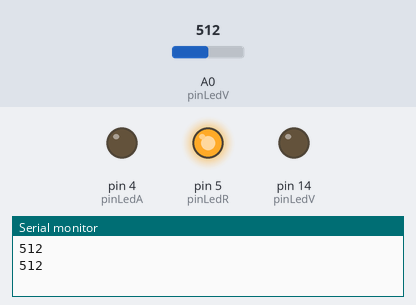
A sketch run on a simulated Arduino Uno, built with avr-gcc and run on an emulated ATmega328P. Shown: output pins drawn as LEDs (lit = HIGH), the last lines printed to the serial monitor. The test bench sets the inputs (shaded band); at power-on: A0 (pinLedV) = 512.

Above: at 2.8 s.
2.9 s: A0 (pinLedV) set to 803
5.6 s: A0 (pinLedV) set to 827
At 7.0 s:
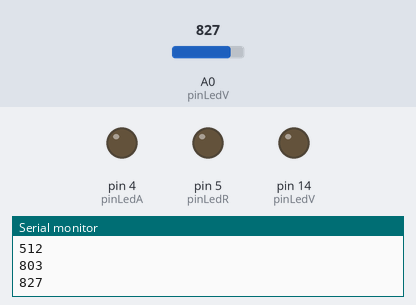
8.3 s: A0 (pinLedV) set to 900
At 11.2 s:
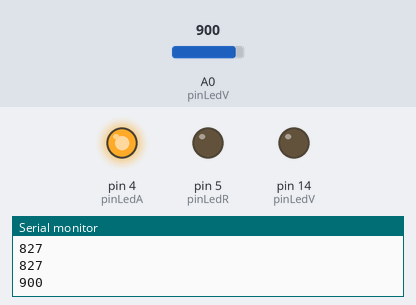
11.5 s: A0 (pinLedV) set to 989
14.2 s: A0 (pinLedV) set to 999
At 17.1 s:
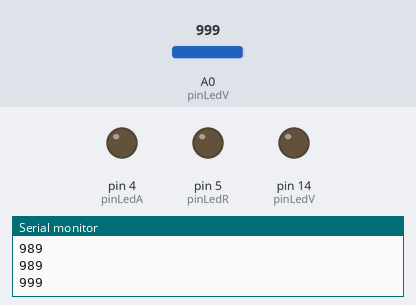
17.5 s: A0 (pinLedV) set to 810
At 18.6 s:
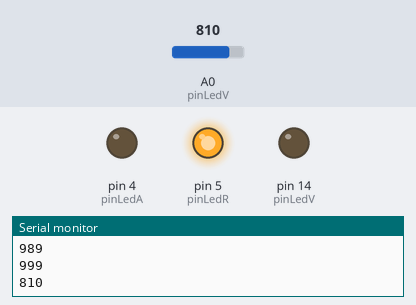
Timing chart, 0 to 20.5 s (numbered marks = the images above; inputs shaded):
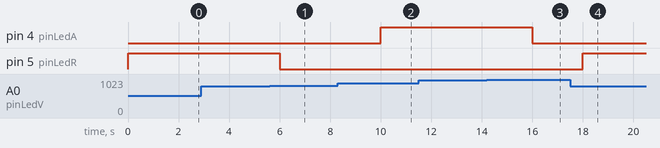

Measured:
- the behaviour switches between 819 and 820 on A0 (pinLedV) (found by bisection; images 0 and 1)
- the behaviour switches between 998 and 999 on A0 (pinLedV) (found by bisection; images 2 and 3)
- after the input at 5.6 s, pin 5 (pinLedR): HIGH → LOW after 0.40 s
- after the input at 8.3 s, pin 4 (pinLedA): LOW → HIGH after 1.7 s
- after the input at 14.2 s, pin 4 (pinLedA): HIGH → LOW after 1.8 s
- after the input at 17.5 s, pin 5 (pinLedR): LOW → HIGH after 0.50 s

The sketch:

ldr.ino
```cpp
// Pin donde se conectan los leds
int pinLedR = 5;
int pinLedA = 4;
int pinLedV = 14;
// Pin analogico de entrada para el LDR
int pinLDR = 0;

// Variable donde se almacena el valor del LDR
int valorLDR = 0;

void setup()
{
  Serial.begin(115200);

  // Configuramos como salidas los pines donde se conectan los led
  pinMode(pinLedR, OUTPUT);
  pinMode(pinLedA, OUTPUT);
  pinMode(pinLedV, OUTPUT);

}

void loop()
{
  // Apagar todos los leds siempre que se inicia el ciclo
  digitalWrite(pinLedR, LOW);
  digitalWrite(pinLedA, LOW);
  digitalWrite(pinLedV, LOW);

  // Guardamos el valor leido del ADC en una variable
  // El valor leido por el ADC (voltaje) aumenta de manera directamente proporcional
  // con respecto a la luz percibida por el LDR
  valorLDR= analogRead(pinLDR);

  // Devolver el valor leido a nuestro monitor serial en el IDE de Arduino
  Serial.println(valorLDR);

  // Encender los leds apropiados de acuerdo al valor de ADC
  if(valorLDR < 820)
  {
    digitalWrite(pinLedR, HIGH);
  }
  if(valorLDR > 830 && valorLDR < 999)
  {
    digitalWrite(pinLedA, HIGH);
  }
  if(valorLDR > 1000)
  {
    digitalWrite(pinLedV, HIGH);
  }
  // Esperar unos milisegundos antes de actualizar
  delay(2000);
}
```
